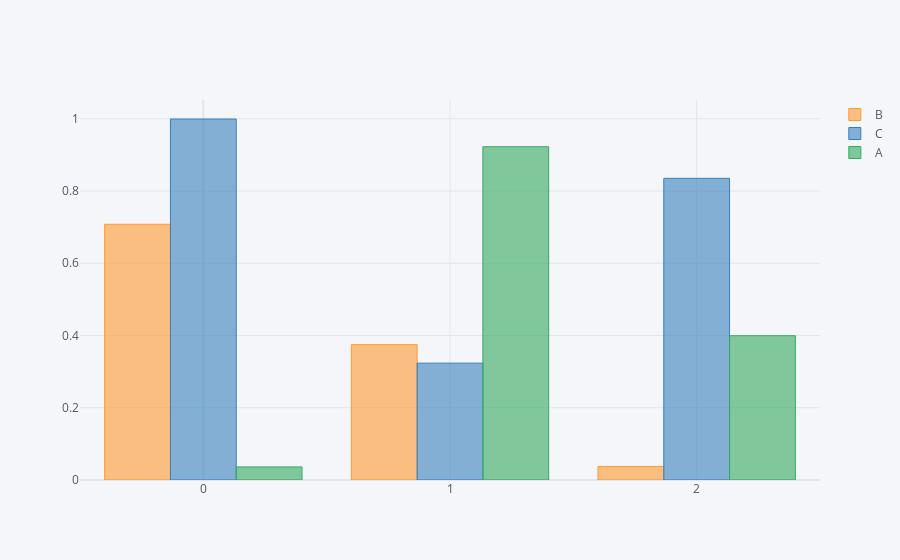

Write notebook code for a chart like this one.
### Code cell
main(cat)

### Figure 1 — Plotly figure (JSON) as saved in the notebook; plotly's stock layout.template omitted (floating-point values rounded to 4 significant figures)
{"data": [{"marker": {"color": "rgba(255, 153, 51, 0.6)", "line": {"color": "rgba(255, 153, 51, 1.0)", "width": 1}}, "name": "B", "orientation": "v", "text": "", "type": "bar", "x": [0, 1, 2], "y": [0.7079, 0.3746, 0.03757]}, {"marker": {"color": "rgba(55, 128, 191, 0.6)", "line": {"color": "rgba(55, 128, 191, 1.0)", "width": 1}}, "name": "C", "orientation": "v", "text": "", "type": "bar", "x": [0, 1, 2], "y": [0.9993, 0.3235, 0.8351]}, {"marker": {"color": "rgba(50, 171, 96, 0.6)", "line": {"color": "rgba(50, 171, 96, 1.0)", "width": 1}}, "name": "A", "orientation": "v", "text": "", "type": "bar", "x": [0, 1, 2], "y": [0.03627, 0.9226, 0.3994]}], "layout": {"legend": {"bgcolor": "#F5F6F9", "font": {"color": "#4D5663"}}, "paper_bgcolor": "#F5F6F9", "plot_bgcolor": "#F5F6F9", "title": {"font": {"color": "#4D5663"}}, "xaxis": {"gridcolor": "#E1E5ED", "showgrid": true, "tickfont": {"color": "#4D5663"}, "title": {"font": {"color": "#4D5663"}, "text": ""}, "zerolinecolor": "#E1E5ED"}, "yaxis": {"gridcolor": "#E1E5ED", "showgrid": true, "tickfont": {"color": "#4D5663"}, "title": {"font": {"color": "#4D5663"}, "text": ""}, "zerolinecolor": "#E1E5ED"}}}
